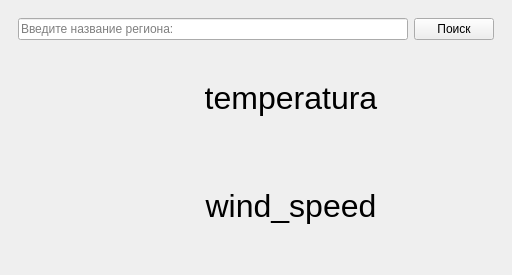
<?xml version="1.0" encoding="UTF-8"?>
<ui version="4.0">
 <class>MainWindow</class>
 <widget class="QMainWindow" name="MainWindow">
  <property name="geometry">
   <rect>
    <x>0</x>
    <y>0</y>
    <width>512</width>
    <height>275</height>
   </rect>
  </property>
  <property name="windowTitle">
   <string>Погода</string>
  </property>
  <widget class="QWidget" name="centralwidget">
   <layout class="QHBoxLayout" name="horizontalLayout_3">
    <item>
     <widget class="QWidget" name="widget" native="true">
      <layout class="QVBoxLayout" name="verticalLayout_5">
       <item>
        <layout class="QHBoxLayout" name="horizontalLayout">
         <item>
          <widget class="QLineEdit" name="query">
           <property name="placeholderText">
            <string>Введите название региона:</string>
           </property>
          </widget>
         </item>
         <item>
          <widget class="QPushButton" name="search">
           <property name="text">
            <string>Поиск</string>
           </property>
          </widget>
         </item>
        </layout>
       </item>
       <item>
        <layout class="QHBoxLayout" name="horizontalLayout_2">
         <item>
          <widget class="QLabel" name="icon">
           <property name="sizePolicy">
            <sizepolicy hsizetype="Preferred" vsizetype="Expanding">
             <horstretch>0</horstretch>
             <verstretch>0</verstretch>
            </sizepolicy>
           </property>
           <property name="minimumSize">
            <size>
             <width>64</width>
             <height>64</height>
            </size>
           </property>
           <property name="text">
            <string/>
           </property>
          </widget>
         </item>
         <item>
          <layout class="QVBoxLayout" name="verticalLayout_4">
           <item>
            <widget class="QLabel" name="temperature">
             <property name="sizePolicy">
              <sizepolicy hsizetype="Expanding" vsizetype="Preferred">
               <horstretch>0</horstretch>
               <verstretch>0</verstretch>
              </sizepolicy>
             </property>
             <property name="font">
              <font>
               <pointsize>24</pointsize>
              </font>
             </property>
             <property name="layoutDirection">
              <enum>Qt::LeftToRight</enum>
             </property>
             <property name="text">
              <string>temperatura</string>
             </property>
             <property name="alignment">
              <set>Qt::AlignCenter</set>
             </property>
            </widget>
           </item>
           <item>
            <widget class="QLabel" name="wind_speed">
             <property name="font">
              <font>
               <pointsize>24</pointsize>
              </font>
             </property>
             <property name="text">
              <string>wind_speed</string>
             </property>
             <property name="alignment">
              <set>Qt::AlignCenter</set>
             </property>
            </widget>
           </item>
          </layout>
         </item>
        </layout>
       </item>
      </layout>
     </widget>
    </item>
   </layout>
  </widget>
 </widget>
 <resources/>
 <connections/>
</ui>
